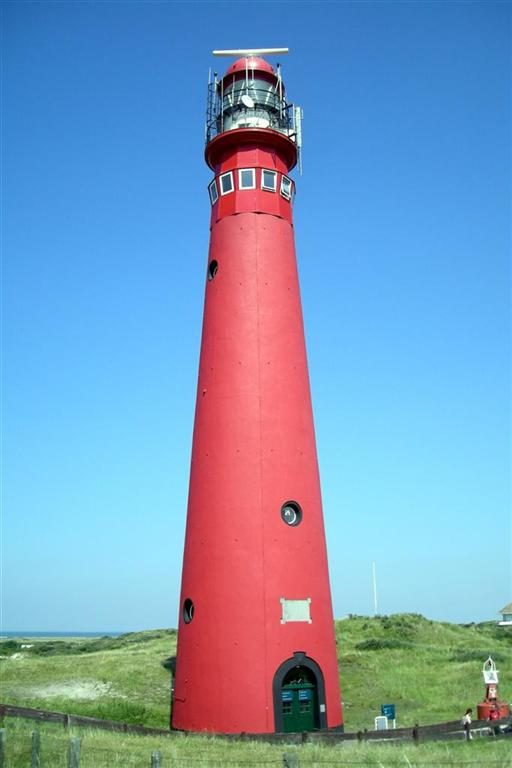
#> input picture hw6/HW6Pics/lighthouse.jpg, 512 x 768 px
$ jupyter execute Text_Seg.ipynb   (shell and % lines are left out)
#> lines starting #> are read from the running program, lines starting #| are printed output that depends on the picture; after the words box and inside, x2 and y2 are one past the last pixel; in counts of white or black regions, pixels touching at a corner belong together
[cell 1]
import cv2
import numpy as np
import matplotlib.pyplot as plt
def Otsu(img, rounds = 1): # img (768H, 512W)
    Masks, th_opts, min_th, max_th = ([], [], np.min(img), np.max(img))

    for rd in range(rounds):
        # Construct 257 bin edges, 256 bin widths, 255 bin widths = max-min
        step = (max_th - min_th)/255
        Otsu_bins = np.arange(min_th-step/2, max_th+step/2+1e-3, step)

        cnt, _ = np.histogram(img.flatten(), bins = Otsu_bins)
        freq, sigma_b_square = (np.zeros((256,)), np.zeros((256,)))
        freq = cnt / np.sum(cnt)
        for k in range(0, 256): # k = 0,1,...,255
            # Background class: [0,k], omega0, mu0
            # Foreground class: [k+1, 255], omega1, mu1
            omega0 = np.sum(freq[0:k+1])
            omega1 = np.sum(freq[k+1:256])
            mu0 = np.sum(freq[0:k+1] * np.arange(0, k+1))
            mu1 = np.sum(freq[k+1:256] * np.arange(k+1, 256))
            sigma_b_square[k] = omega0 * omega1 * (mu0-mu1) * (mu0-mu1)
        k_opt = np.argmax(sigma_b_square)
        min_th = Otsu_bins[k_opt+1]
        Masks.append(((img > min_th)*255).astype("uint8"))
        th_opts.append(min_th)
        #plt.figure(); plt.subplot(211); plt.plot(freq);
        #plt.subplot(212); plt.plot(sigma_b_square); plt.xlabel("k_opt = %d" %k_opt)
    return Masks, th_opts
def TextOpt(img): # img (768H, 512W)
    # moment1 = sum(x)
    # moment2 = sum(x^2)
    # Var = moment2/(N**2) - (moment1/N/N)**2
    img = img.astype("float")
    Ns = [3,5,7]
    re = np.zeros((img.shape[0], img.shape[1], 3))
    for idx_ch, N in enumerate(Ns):
        Diff = int((N-1)/2)
        moment1 = np.zeros((img.shape[0]-N+1, img.shape[1]-N+1))
        moment2 = np.zeros((img.shape[0]-N+1, img.shape[1]-N+1))
        for idx_h in range(N):
            for idx_w in range(N):
                moment1 = moment1 + img[idx_h:idx_h+img.shape[0]-N+1,
                                        idx_w:idx_w+img.shape[1]-N+1]
                moment2 = moment2 + img[idx_h:idx_h+img.shape[0]-N+1,
                                        idx_w:idx_w+img.shape[1]-N+1]**2
        re[Diff:-Diff, Diff:-Diff, idx_ch] = moment2/N/N - (moment1/N/N)**2
    return re
def Contour(img): # img (768H, 512W) binary image, 3x3 kernal
    img = img.astype("int")
    moment1 = np.zeros((img.shape[0]-2, img.shape[1]-2))
    for idx_h in range(3):
        for idx_w in range(3):
            if idx_h ==1 and idx_w == 1:
                continue
            moment1 = moment1 + img[idx_h:idx_h+img.shape[0]-2,
                                    idx_w:idx_w+img.shape[1]-2]
    ContourImg = np.zeros(img.shape)
    ContourImg[1:-1, 1:-1] = np.logical_and(moment1 > 0, moment1 < 8)
    return ContourImg

[cell 2]
ImgPath = "HW6Pics/lighthouse.jpg"
img = cv2.imread(ImgPath, cv2.IMREAD_GRAYSCALE)   # (768H, 512W) uint8 np ndarray
#> img: shape (768, 512); min 0, max 255, mean 149.1
img = TextOpt(img)
(B, G, R) = (img[:,:,0], img[:,:,1], img[:,:,2])
(iB, iG, iR) = (np.max(img)-B, np.max(img)-G, np.max(img)-R)
plt.figure(figsize=(10,4 * 2))
for c_idx, channel in enumerate([B, iB, G, iG, R, iR]):
    Masks, _ = Otsu(channel, rounds = 4)
    for idx, Mask in enumerate(Masks):
        plt.subplot(4,6, idx*6+c_idx+1)
        plt.imshow(Mask, cmap='gist_gray') # 0 = black, 255 = white
        plt.xticks([])
        plt.yticks([])
#> this loop made 6 passes
#> max_th in Otsu on passes 1 to 6: 9425.6, 9502.1, 9502.1, 9502.1, 8821.3, 9502.1
plt.subplot(4,6,1); plt.title("B");
plt.subplot(4,6,2); plt.title("iB");
plt.subplot(4,6,3); plt.title("G");
plt.subplot(4,6,4); plt.title("iG");
plt.subplot(4,6,5); plt.title("R");
plt.subplot(4,6,6); plt.title("iR");
for x in range(1,4+1):
    plt.subplot(4,6,6*x-5); plt.ylabel("%d" %x, rotation=0);
plt.savefig("lighthouse_txtdetail.png")
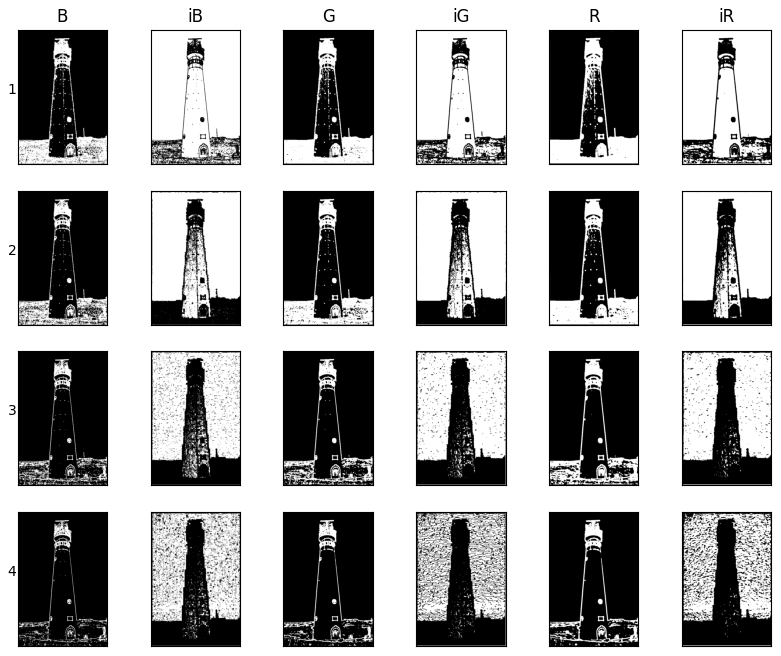
#> figure drawn by matplotlib, 24 panels

[cell 3]
# Choose B @ 1st, G @ 3rd, R@3rd round
Masks_B, _ = Otsu(B, rounds = 3)
#> Masks_B = 3 items
Masks_G, _ = Otsu(G, rounds = 3)
#> Masks_G = 3 items
Masks_R, _ = Otsu(R, rounds = 3)
#> Masks_R = 3 items
Mask = np.logical_or(Masks_B[0]>0, Masks_G[2]>0)
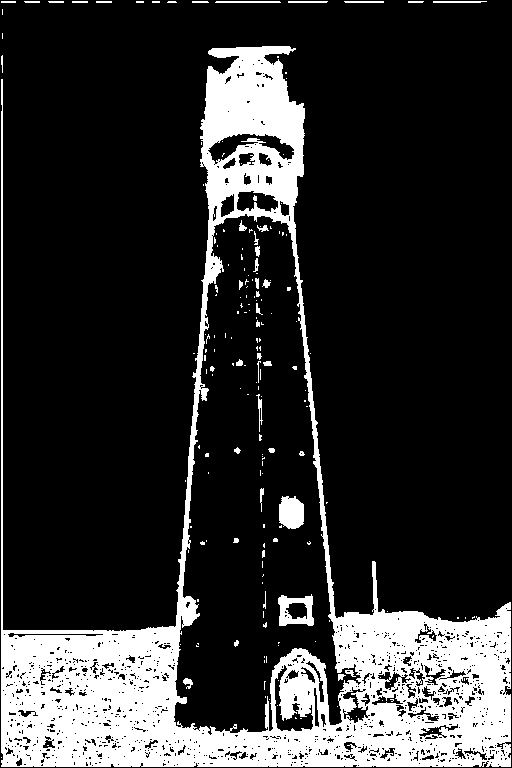
#> Mask: shape (768, 512) bool; 19.1% white; 189 white regions (147 under 20 px), largest, box (x1, y1, x2, y2) and area: (1, 46, 511, 767) 71627, (279, 496, 304, 529) 690, (278, 594, 314, 626) 672
Mask = np.logical_or(Masks_R[2]>0, Mask)
#> Mask: shape (768, 512) bool; 20.3% white; 172 white regions (130 under 20 px), largest, box (x1, y1, x2, y2) and area: (1, 45, 511, 767) 75919, (277, 594, 315, 627) 822, (278, 496, 305, 530) 761
plt.figure()
plt.imshow(Mask, cmap = "gist_gray")
cv2.imwrite("lighthouse_text.png", (Mask*255).astype("uint8"))

ContourImg = Contour(Mask)
#> in Contour, `ContourImg[1:-1, 1:-1] = np.logical_and(moment1 > 0, moment1 < 8)`: ContourImg: shape (768, 512) float64; values 0 (black) and 1 (white), 8.7% white; 277 white regions (100 under 20 px), largest, box (x1, y1, x2, y2) and area: (174, 215, 484, 738) 10024, (1, 44, 511, 767) 8527, (275, 655, 319, 731) 812
plt.figure()
plt.imshow(ContourImg, cmap = "gist_gray")
cv2.imwrite("lighthouse_textContour.png", (ContourImg*255).astype("uint8"))
#> Out = True

[cell 4]
ImgPath = "HW6Pics/baby.jpg"
img = cv2.imread(ImgPath, cv2.IMREAD_GRAYSCALE)   # (768H, 512W) uint8 np ndarray
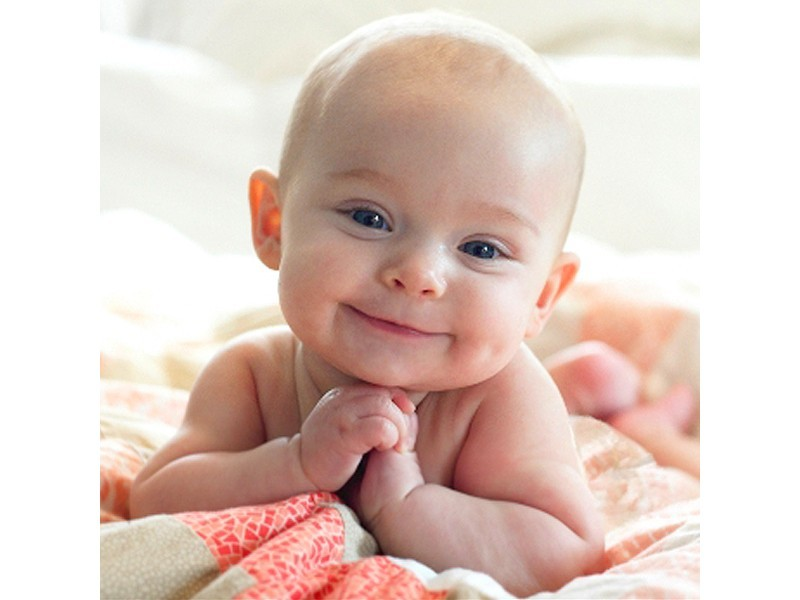
#> input picture hw6/HW6Pics/baby.jpg, 800 x 600 px
#> img: shape (600, 800); min 2, max 255, mean 209.3
img = TextOpt(img)
(B, G, R) = (img[:,:,0], img[:,:,1], img[:,:,2])
#> B: shape (600, 800) float64
#> G: shape (600, 800) float64
#> R: shape (600, 800) float64
(iB, iG, iR) = (np.max(img)-B, np.max(img)-G, np.max(img)-R)
#> iB: shape (600, 800) float64
#> iG: shape (600, 800) float64
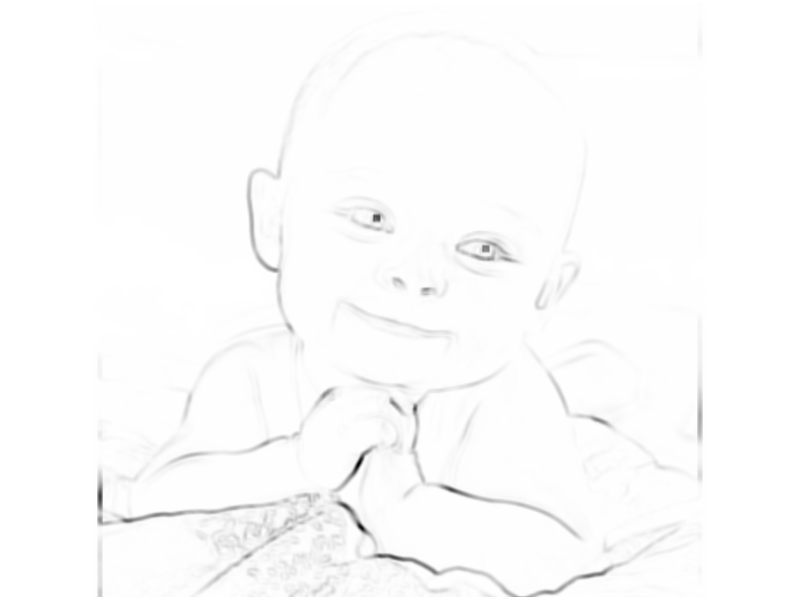
#> iR: shape (600, 800) float64; min 524.9, max 6910.7, mean 6842.8; drawn with min black and max white
plt.figure(figsize=(10,5*2))
for c_idx, channel in enumerate([B, iB, G, iG, R, iR]):
    Masks, _ = Otsu(channel, rounds = 5)
    for idx, Mask in enumerate(Masks):
        plt.subplot(5,6, idx*6+c_idx+1)
        plt.imshow(Mask, cmap='gist_gray') # 0 = black, 255 = white
        plt.xticks([])
        plt.yticks([])
#> this loop made 6 passes
#> max_th in Otsu on passes 1 to 6: 6910.7, 6910.7, 6588.9, 6910.7, 6385.7, 6910.7
plt.subplot(5,6,1); plt.title("B");
plt.subplot(5,6,2); plt.title("iB");
plt.subplot(5,6,3); plt.title("G");
plt.subplot(5,6,4); plt.title("iG");
plt.subplot(5,6,5); plt.title("R");
plt.subplot(5,6,6); plt.title("iR");
for x in range(1,5+1):
    plt.subplot(5,6,6*x-5); plt.ylabel("%d" %x, rotation=0);
plt.savefig("baby_txtdetail.png")
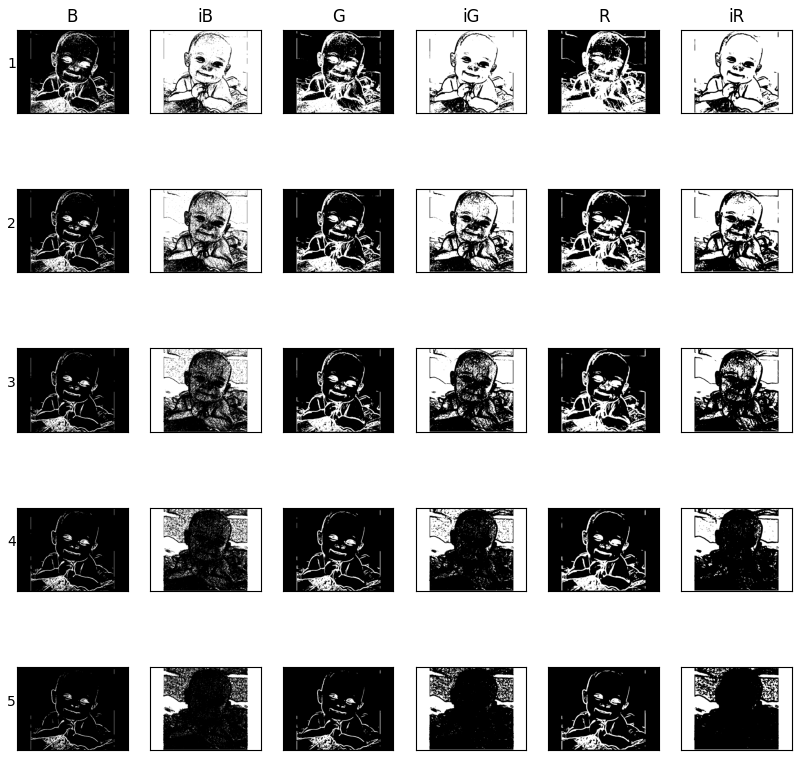
#> figure drawn by matplotlib, 30 panels

[cell 5]
# Choose B @ 1st, G @ 3rd, R@4th round
Masks_B, _ = Otsu(B, rounds = 4)
#> Masks_B = 4 items
Masks_G, _ = Otsu(G, rounds = 4)
#> Masks_G = 4 items
Masks_R, _ = Otsu(R, rounds = 4)
#> Masks_R = 4 items
Mask = np.logical_or(Masks_B[0]>0, Masks_G[2]>0)
#> Mask: shape (600, 800) bool; 16.5% white; 1098 white regions (1008 under 20 px), largest, box (x1, y1, x2, y2) and area: (98, 29, 702, 599) 57950, (436, 230, 530, 279) 2911, (319, 195, 400, 245) 2254
Mask = np.logical_or(Masks_R[3]>0, Mask)
#> Mask: shape (600, 800) bool; 17.4% white; 1065 white regions (980 under 20 px), largest, box (x1, y1, x2, y2) and area: (97, 29, 703, 599) 61983, (435, 230, 530, 279) 3002, (319, 195, 400, 245) 2349
plt.figure()
plt.imshow(Mask, cmap = "gist_gray")
cv2.imwrite("baby_text.png", (Mask*255).astype("uint8"))

ContourImg = Contour(Mask)
#> in Contour (call 2), `ContourImg[1:-1, 1:-1] = np.logical_and(moment1 > 0, moment1 < 8)`:
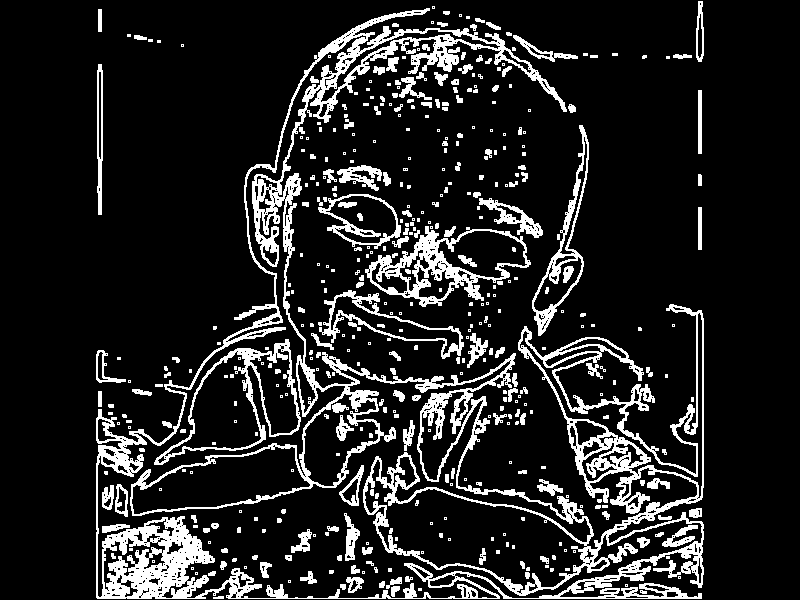
#> ContourImg: shape (600, 800) float64; values 0 (black) and 1 (white), 13.8% white; 448 white regions (260 under 20 px), largest, box (x1, y1, x2, y2) and area: (96, 8, 704, 599) 40207, (365, 226, 531, 307) 3427, (154, 339, 301, 465) 2210
plt.figure()
plt.imshow(ContourImg, cmap = "gist_gray")
cv2.imwrite("baby_textContour.png", (ContourImg*255).astype("uint8"))
#> Out = True

[cell 6]
ImgPath = "HW6Pics/ski.jpg"
img = cv2.imread(ImgPath, cv2.IMREAD_GRAYSCALE)   # (768H, 512W) uint8 np ndarray
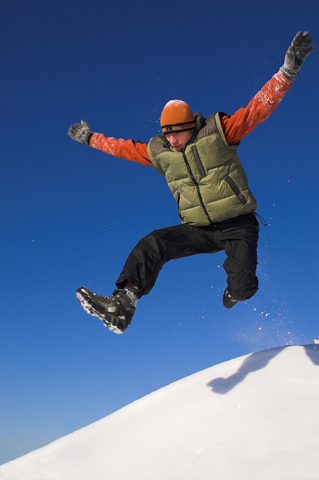
#> input picture hw6/HW6Pics/ski.jpg, 319 x 480 px
#> img: shape (480, 319); min 0, max 247, mean 106.8
img = TextOpt(img)
#> after the loop in TextOpt (call 3), `for idx_ch, N in enumerate(Ns):`:
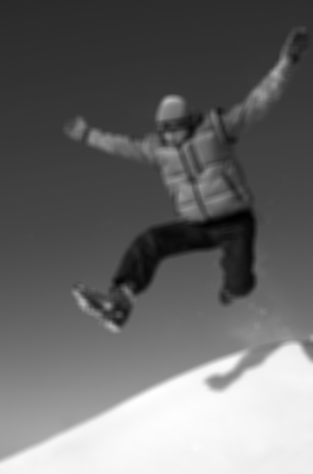
#> moment1: shape (474, 313) float64; min 396, max 11929, mean 5215.6; drawn with min black and max white
#> after the loop in TextOpt (call 3), `for idx_ch, N in enumerate(Ns):`:
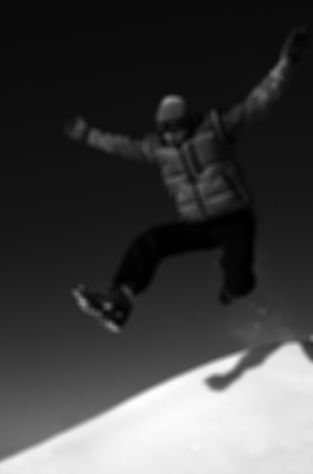
#> moment2: shape (474, 313) float64; min 3746, max 2904243, mean 760649.9; drawn with min black and max white
(B, G, R) = (img[:,:,0], img[:,:,1], img[:,:,2])
#> B: shape (480, 319) float64
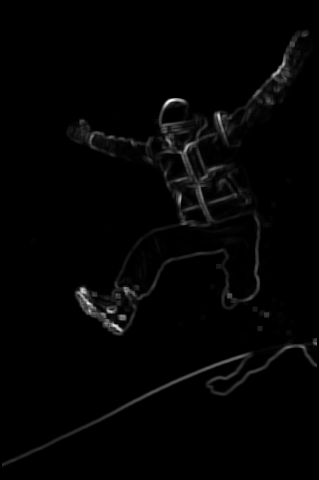
#> G: shape (480, 319) float64; min 0, max 5875.4, mean 91.2; drawn with min black and max white
(iB, iG, iR) = (np.max(img)-B, np.max(img)-G, np.max(img)-R)
plt.figure(figsize=(10,3*2))
for c_idx, channel in enumerate([B, iB, G, iG, R, iR]):
    Masks, _ = Otsu(channel, rounds = 3)
    for idx, Mask in enumerate(Masks):
        plt.subplot(3,6, idx*6+c_idx+1)
        plt.imshow(Mask, cmap='gist_gray') # 0 = black, 255 = white
        plt.xticks([])
        plt.yticks([])
#> this loop made 6 passes
#> max_th in Otsu on passes 1 to 6: 5907.2, 5907.2, 5875.4, 5907.2, 5514.2, 5907.2
plt.subplot(3,6,1); plt.title("B");
plt.subplot(3,6,2); plt.title("iB");
plt.subplot(3,6,3); plt.title("G");
plt.subplot(3,6,4); plt.title("iG");
plt.subplot(3,6,5); plt.title("R");
plt.subplot(3,6,6); plt.title("iR");
for x in range(1,3+1):
    plt.subplot(3,6,6*x-5); plt.ylabel("%d" %x, rotation=0);
plt.savefig("ski_txtdetail.png")

[cell 7]
# Choose B @ 1st, G @ 2nd, R@2nd round
Masks_B, _ = Otsu(B, rounds = 2)
#> Masks_B = 2 items
Masks_G, _ = Otsu(G, rounds = 2)
#> Masks_G = 2 items
Masks_R, _ = Otsu(R, rounds = 2)
#> Masks_R = 2 items
Mask = np.logical_or(Masks_B[0]>0, Masks_G[1]>0)
Mask = np.logical_or(Masks_R[1]>0, Mask)
plt.figure()
plt.imshow(Mask, cmap = "gist_gray")
cv2.imwrite("ski_text.png", (Mask*255).astype("uint8"))

ContourImg = Contour(Mask)
plt.figure()
plt.imshow(ContourImg, cmap = "gist_gray")
cv2.imwrite("ski_textContour.png", (ContourImg*255).astype("uint8"))
#> Out = True
